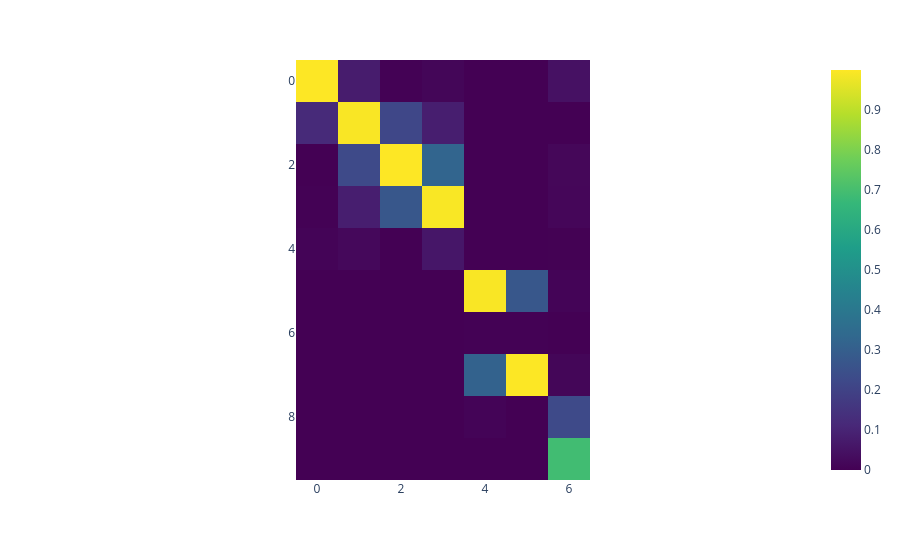

The code cell stored with this chart in its notebook:
### Markdown cell above
# MAC for identified and modelled modes **after-updating**

### Code cell
# Compute MAC of identified and modelled modes
n_add_modes = 10 - n_modes
MAC = np.zeros((Phi_id.shape[1] + n_add_modes, Phi_id.shape[1]))   # Initialize MAC matrix
for i in range(Phi_id.shape[1] + n_add_modes):                     # Index over computed modes (larger)
    for j in range(Phi_id.shape[1]):                     # Index over identified modes
        numerator = np.abs(np.conj(Phi_m[:, i]) @ Phi_id[:, j])**2
        denominator = (np.conj(Phi_m[:, i]) @ Phi_m[:, i]) * (np.conj(Phi_id[:, j]) @ Phi_id[:, j])
        MAC[i, j] = numerator / denominator

fig = px.imshow(MAC, color_continuous_scale='Viridis')
fig.show()

### Figure 1 — Plotly figure (JSON) as saved in the notebook; plotly's stock layout.template omitted (floating-point values rounded to 4 significant figures)
{"data": [{"coloraxis": "coloraxis", "hovertemplate": "x: %{x}<br>y: %{y}<br>color: %{z}<extra></extra>", "name": "0", "type": "heatmap", "xaxis": "x", "yaxis": "y", "z": [[0.9999, 0.07721, 0.00239, 0.01365, 0.0001436, 0.0003126, 0.04696], [0.1187, 0.9935, 0.2164, 0.08229, 6.455e-05, 1.11e-05, 0.0006655], [0.001367, 0.2248, 0.9994, 0.3234, 7.473e-05, 0.0001653, 0.01688], [0.004034, 0.08244, 0.2729, 0.9941, 8.939e-06, 0.0001172, 0.01545], [0.008024, 0.02099, 0.0008244, 0.06067, 0.0008138, 1.249e-05, 0.001442], [4.947e-08, 1.217e-06, 1.125e-07, 3.186e-06, 0.9931, 0.2731, 0.00964], [1.712e-07, 3.045e-07, 1.717e-08, 3.657e-08, 0.001635, 0.001723, 3.534e-05], [1.503e-07, 5.098e-06, 1.43e-06, 9.65e-06, 0.3134, 0.999, 0.01334], [5.525e-07, 2.91e-06, 8.715e-07, 4.63e-05, 0.009785, 0.0002874, 0.2262], [1.317e-07, 2.962e-06, 7.793e-06, 1.035e-06, 1.327e-05, 5.988e-05, 0.6904]]}], "layout": {"coloraxis": {"colorscale": [[0, "#440154"], [0.1111, "#482878"], [0.2222, "#3e4989"], [0.3333, "#31688e"], [0.4444, "#26828e"], [0.5556, "#1f9e89"], [0.6667, "#35b779"], [0.7778, "#6ece58"], [0.8889, "#b5de2b"], [1, "#fde725"]]}, "margin": {"t": 60}, "xaxis": {"anchor": "y", "constrain": "domain", "domain": [0, 1], "scaleanchor": "y"}, "yaxis": {"anchor": "x", "autorange": "reversed", "constrain": "domain", "domain": [0, 1]}}}
